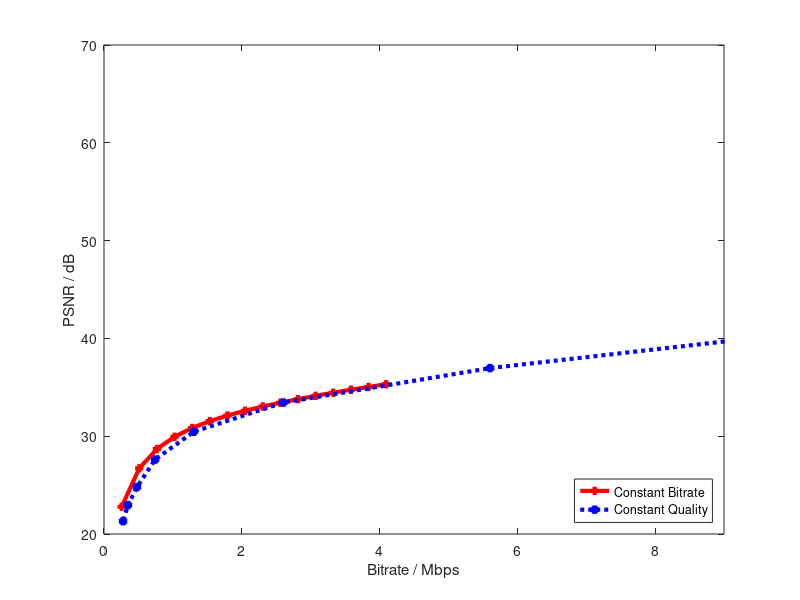

Recreate this plot in MATLAB. (Note: this script raises an error after producing the figure.)
clear
close all
% check the information 
% ffprobe -show_format waterWorld.1280x720.mp4 

% transcoding original sequance 

% 1. keep constant bitetate [256:256:4096]
% ffmpeg -i waterWorld.1280x720.mp4 -vcodec libx264 -b:v 256k -psnr 
% -pix_fmt yuv420p output.mp4

cb_psnr = [22.787, 26.714, 28.691, 29.939, 30.842, 31.538, 32.112, 32.599, ...
  33.035, 33.423, 33.789, 34.129, 34.446, 34.752, 35.036, 35.314];
cb_bitrate = [256:256:4096] / 1000;

% 2. keep constant quality  [2, 4, 10, 15, 20, 25, 30, 35, 40, 45, 50]
% ffmpeg -i waterWorld.1280x720.mp4 -vcodec libx264 -qp 2 -psnr -pix_fmt yuv420p output.mp4

cq_bitrate = [82005.8, 71576.4, 43809.0, 28104.3, 17480.9, 10433.8, 5604.0,...
  2601.4, 1302.8, 741.9, 478.3, 348.1, 276.6]/1000;
cq_psnr = [60.148, 57.259, 51.855, 48.182, 44.500, 40.828, 36.963, 33.437,...
  30.451, 27.613, 24.802, 22.960, 21.312];

% plot curves
figure(1)
plot(cb_bitrate, cb_psnr, 'r+-', 'linewidth', 3)
hold on
plot(cq_bitrate, cq_psnr, 'b*:', 'linewidth', 3)
xlim([0 9])
xlabel('Bitrate / Mbps') 
ylabel('PSNR / dB') 
legend('Constant Bitrate', 'Constant Quality', 'Location','southeast')

ax = gca;
ax.FontSize = 18;






